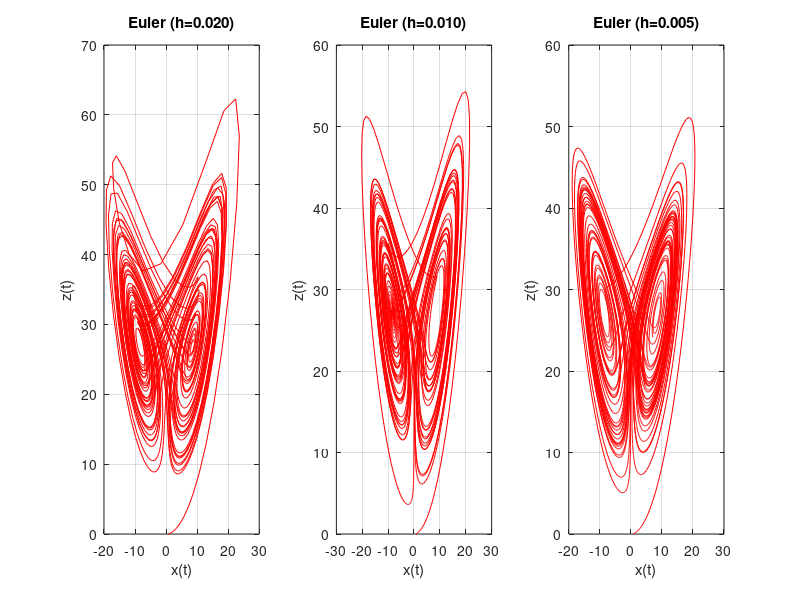
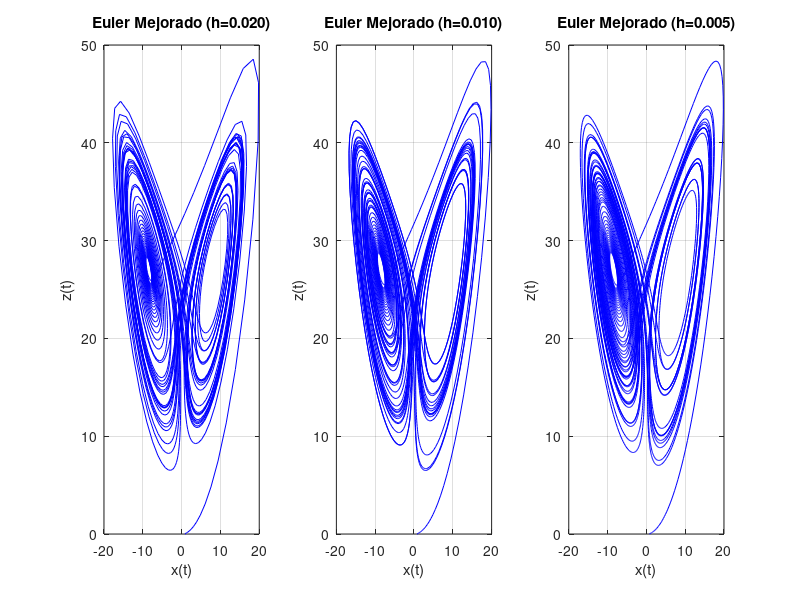

Recreate these plots in MATLAB, in order.
function ECN_TP_EDO_CI()
  # ATRACTOR DE LORENZ - Resolución por EDO con condiciones iniciales
  # metodos: Euler simple y Euler mejorado (Heun)

  #definición de parámetros y condiciones iniciales
  S = 10;
  R = 28;
  B = 8/3;

  x0 = 1;
  y0 = 0;
  z0 = 0;

  estado0 = [x0; y0; z0];

  t0 = 0;
  tf = 50;
  #definición del sistema de EDOs
  # f(t, estado) devuelve las derivadas [dx/dt; dy/dt; dz/dt]
  #   dx/dt = -S*x + S*y
  #   dy/dt = -x*z + R*x - y
  #   dz/dt =  x*y - B*z
  f = @(t, u) [ -S*u(1) + S*u(2);
                -u(1)*u(3) + R*u(1) - u(2);
                 u(1)*u(2) - B*u(3) ];


  # Implementación del método de Euler simple
  function U = euler_simple(f, u0, t0, tf, h)
    N = round((tf - t0) / h);
    t = linspace(t0, tf, N+1);
    U = zeros(length(u0), N+1);
    U(:,1) = u0;
    for n = 1:N
      U(:, n+1) = U(:,n) + h * f(t(n), U(:,n));
    end
  end


  #Implementación del método de euler mejorado (Hrun)
  function U = euler_mejorado(f, u0, t0, tf, h)
    N = round((tf - t0) / h);
    t = linspace(t0, tf, N+1);
    U = zeros(length(u0), N+1);
    U(:,1) = u0;
    for n = 1:N
      k1 = f(t(n), U(:,n));
      k2 = f(t(n) + h,  U(:,n) + h*k1);
      U(:, n+1) = U(:,n) + (h/2) * (k1 + k2);
    end
  end

  #Funcion para graficar, grafica los 3 pasos en una misma ventana
  function graficadora(U, h, metodo, posicion,color="b",n_figura)
    figure(n_figura)
    subplot(1,3,posicion)
    plot(U(1, :), U(3, :),color);
    xlabel('x(t)');
    ylabel('z(t)');
    title(sprintf('%s (h=%.3f)', metodo, h));
    grid on;
  end


  #Calculo para h1= 0.02, h2=0.01 y h3=0.005
  pasos = [0.02,0.01,0.005];
  resultados_es=[];
  resultados_em = [];

  for i=1:length(pasos)
    h = pasos(i);

    es = euler_simple(f,estado0,t0,tf,h);
    em = euler_mejorado(f,estado0,t0,tf,h);
    es_end = es(:,end);
    em_end = em(:,end);

    #Creo dos matrices con los estados finales de cada paso para cada metodo
    resultados_es = [resultados_es,es_end];
    resultados_em = [resultados_em,em_end];

    #Grafico
    graficadora(es,h,"Euler",i,"r",1)
    graficadora(em,h,"Euler Mejorado",i,"b",2)
  endfor

  resultados_euler_simple_h02 = resultados_es(:,1)
  resultados_euler_simple_h01 = resultados_es(:,2)
  resultados_euler_simple_h005 = resultados_es(:,3)
  resultados_euler_mejorado_h02 = resultados_em(:,1)
  resultados_euler_mejorado_h01 = resultados_em(:,2)
  resultados_euler_mejorado_h005 = resultados_em(:,3)

  #ERROR RELATIVO
  #error_relativo = |u_aprox - u_ref| / |u_ref|
  # Calculo del error relativo entre pasos tomo como referencia h=0.005 con euler mejorado

  referencia = resultados_em(:,end);
  errores_es = [];
  errores_em = [];

  for i=1:size(resultados_es,2)
    error_es = norm(resultados_es(:,i)-referencia) / norm(referencia);
    errores_es = [errores_es,error_es];
    error_em = norm(resultados_em(:,i)-referencia) / norm(referencia);
    errores_em = [errores_em,error_em];
  endfor
  errores_euler_simple_h02 = errores_es(:,1)
  errores_euler_simple_h01 = errores_es(:,2)
  errores_euler_simple_h005 = errores_es(:,3)
  errores_euler_mejorado_h02 = errores_em(:,1)
  errores_euler_mejorado_h01 = errores_em(:,2)
  errores_euler_mejorado_h005 = errores_em(:,3)
endfunction
